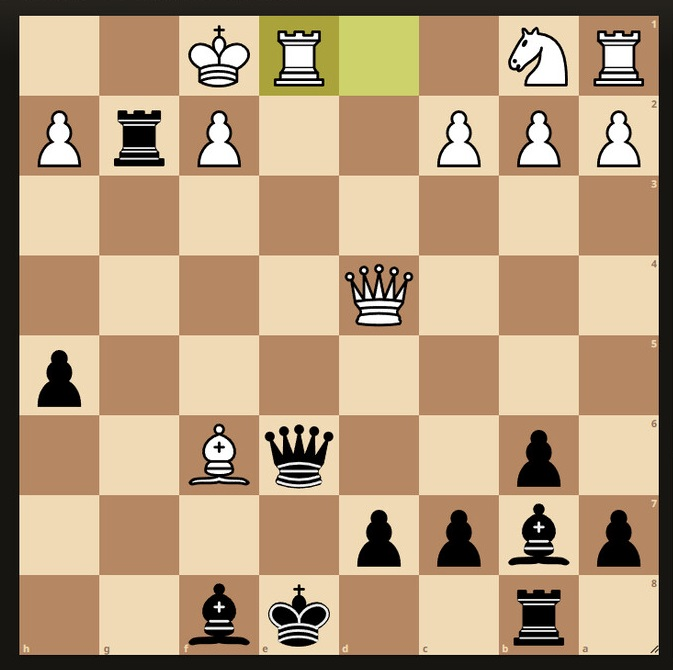
#> input picture Pictures/Captura2.jpg, 673 x 670 px, found by its file name
$ python detectarTablero.py
#> lines starting #> are read from the running program, lines starting #| are printed output that depends on the picture; after the words box and inside, x2 and y2 are one past the last pixel; in counts of white or black regions, pixels touching at a corner belong together
import cv2
import numpy as np

# Cargar la imagen
imagen = cv2.imread('C:\\Users\\sergi\\Desktop\\ProyectoChess\\Pictures\\Captura2.jpg')
#> imagen is the input picture: shape (670, 673, 3); mean B, G, R 123.3, 154.8, 181.9

grises = cv2.cvtColor(imagen, cv2.COLOR_BGR2GRAY)
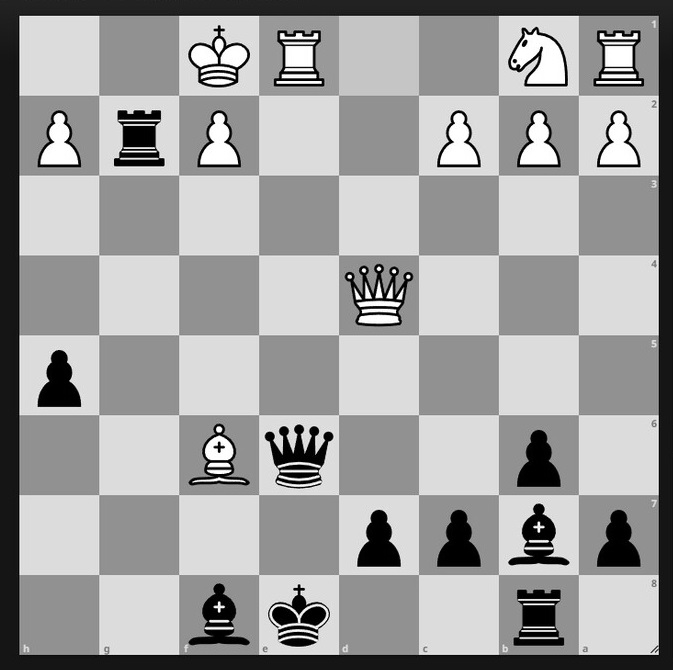
#> grises: shape (670, 673); min 0, max 255, mean 159.3

# Aplicar detección de bordes con Canny
bordes = cv2.Canny(grises, 100, 200)
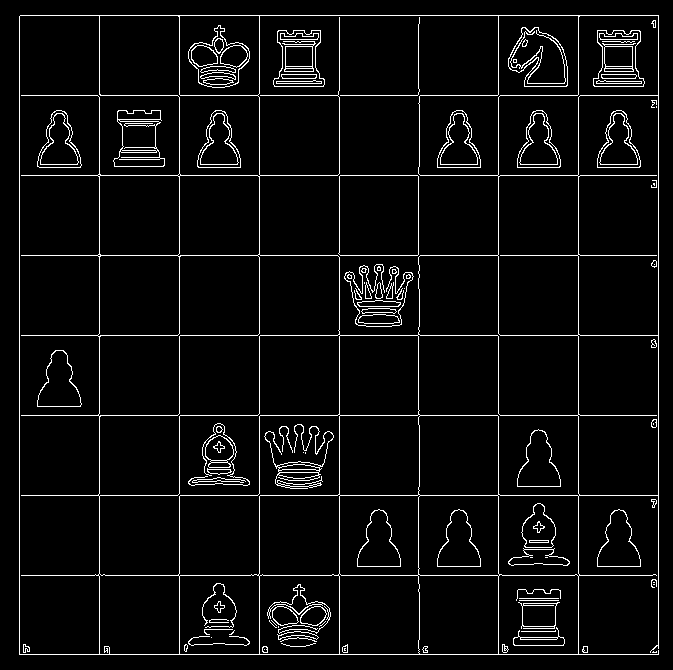
#> bordes: shape (670, 673); 5% white in thin lines or dots

# Aplicar la Transformada de Hough para detección de líneas
lineas = cv2.HoughLinesP(bordes, 1, np.pi/180, threshold=200, minLineLength=100, maxLineGap=10)
#> lineas = 18 rows, first 6: [19, 654, 19, 16], [20, 654, 658, 654], [21, 175, 658, 175], [21, 495, 658, 495], [498, 653, 498, 15], [578, 653, 578, 15]

# Seleccionar las líneas con tamaño similar
if lineas is not None:
    lineas_seleccionadas = []
    for i in range(len(lineas)):
        x1, y1, x2, y2 = lineas[i][0]
        longitud1 = np.sqrt((x2 - x1)**2 + (y2 - y1)**2)
        for j in range(i+1, len(lineas)):
            x3, y3, x4, y4 = lineas[j][0]
            longitud2 = np.sqrt((x4 - x3)**2 + (y4 - y3)**2)

            # Comparar las longitudes de las líneas
            diferencia = np.abs(longitud1 - longitud2)
            umbral = 1  # Establecer el umbral de diferencia de longitud

            if diferencia < umbral:
                lineas_seleccionadas.append(lineas[i])
                lineas_seleccionadas.append(lineas[j])
#> this loop made 18 passes
#> (x1, y1, x2, y2, longitud1) on passes 1 to 12: (19, 654, 19, 16, 638), (20, 654, 658, 654, 638), (21, 175, 658, 175, 637), (21, 495, 658, 495, 637), (498, 653, 498, 15, 638), (578, 653, 578, 15, 638), (21, 575, 658, 575, 637), (21, 95, 658, 95, 637), (20, 15, 658, 15, 638), (339, 653, 339, 17, 636), (21, 255, 658, 255, 637), (179, 653, 179, 16, 637)
#> after the loop, lineas_seleccionadas = 130 items, first 6: [[19, 654, 19, 16]], [[20, 654, 658, 654]], [[19, 654, 19, 16]], [[498, 653, 498, 15]], [[19, 654, 19, 16]], [[578, 653, 578, 15]]

    # Dibujar las líneas seleccionadas en la imagen original
    for linea in lineas_seleccionadas:
        x1, y1, x2, y2 = linea[0]
        cv2.line(imagen, (x1, y1), (x2, y2), (0, 0, 255), 2)
#> this loop made 130 passes
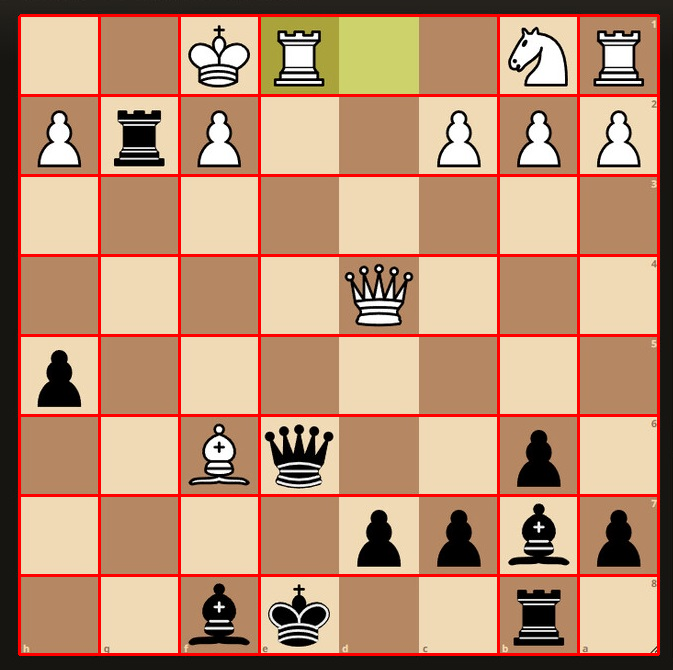
#> imagen: shape (670, 673, 3); 6.71% of pixels changed, all inside (x1, y1, x2, y2) = (18, 14, 660, 656)

# Mostrar la imagen original con las líneas seleccionadas
cv2.imshow('Imagen con líneas seleccionadas', imagen)
cv2.waitKey(0)
cv2.destroyAllWindows()

$ run again, with Pictures/Captura3.jpg copied over Pictures/Captura2.jpg
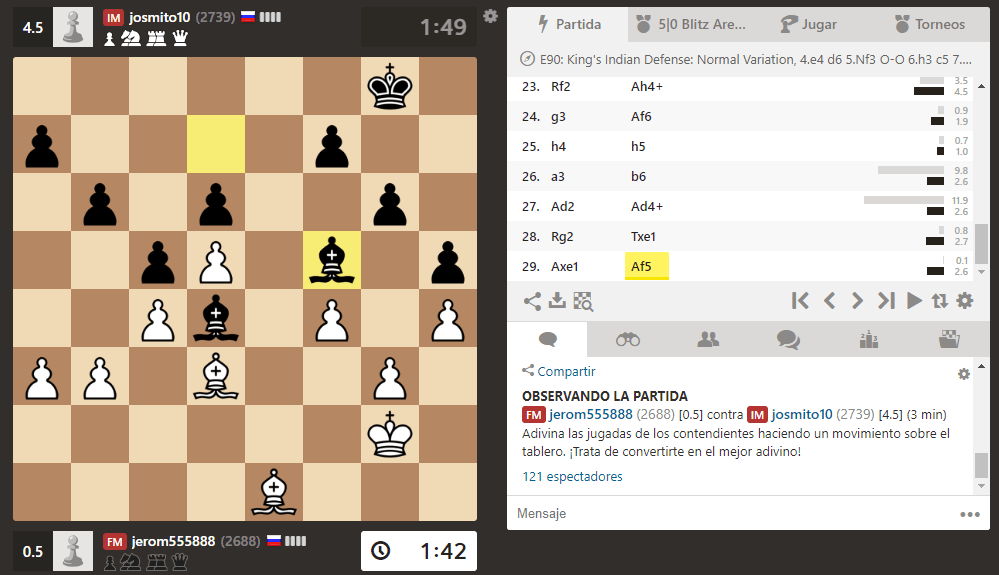
#> input picture Pictures/Captura3.jpg, 999 x 575 px, found by its file name
#> imagen is the input picture: shape (575, 999, 3); mean B, G, R 166, 180.3, 192.7
#> `bordes = cv2.Canny(grises, 100, 200)`:
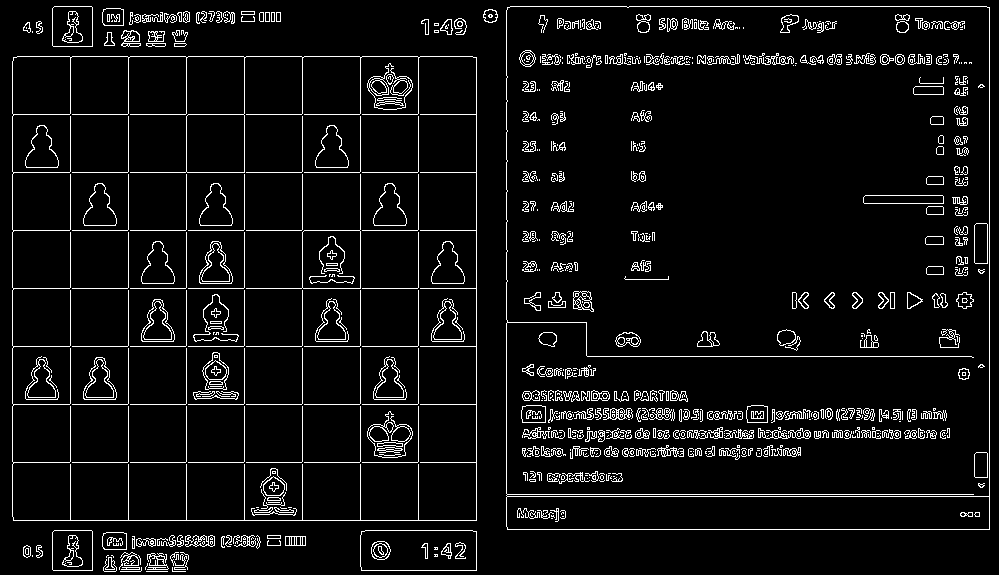
#> bordes: shape (575, 999); 6.2% white in thin lines or dots
#> lineas = 27 rows, first 6: [17, 56, 472, 56], [510, 6, 986, 6], [507, 529, 989, 529], [13, 346, 476, 346], [989, 528, 989, 7], [507, 496, 988, 496]
#> the loop `for i in range(len(lineas)):` made 27 passes
#> (x1, y1, x2, y2, longitud1) on passes 1 to 8: (17, 56, 472, 56, 455), (510, 6, 986, 6, 476), (507, 529, 989, 529, 482), (13, 346, 476, 346, 463), (989, 528, 989, 7, 521), (507, 496, 988, 496, 481), (244, 520, 244, 57, 463), (13, 230, 476, 230, 463)
#> after the loop `for i in range(len(lineas)):`: lineas_seleccionadas = 86 items, first 6: [[17, 56, 472, 56]], [[12, 516, 12, 61]], [[13, 346, 476, 346]], [[244, 520, 244, 57]], [[13, 346, 476, 346]], [[13, 230, 476, 230]]
#> the loop `for linea in lineas_seleccionadas:` made 86 passes
#> after the loop `for linea in lineas_seleccionadas:`:
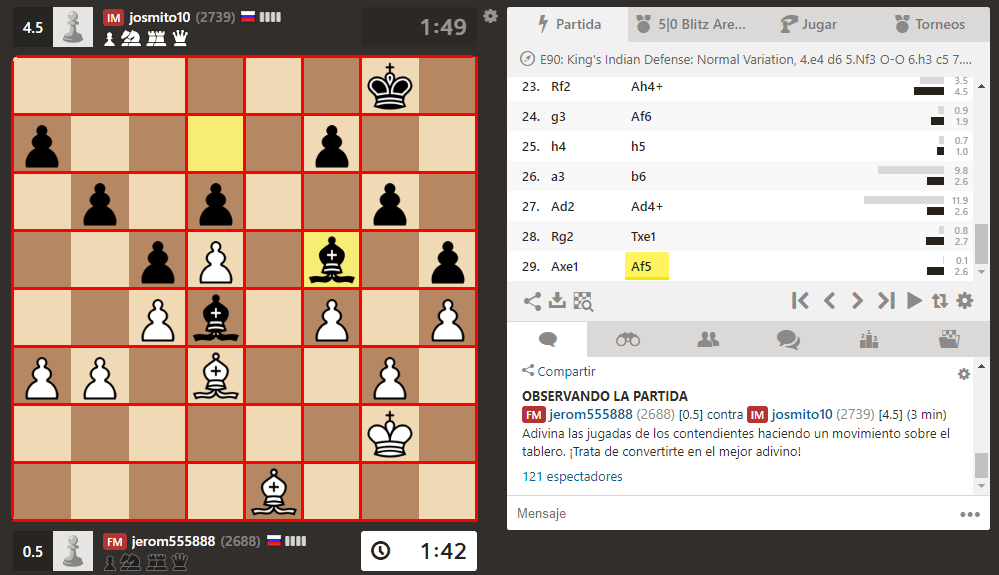
#> imagen: shape (575, 999, 3); 3.57% of pixels changed, all inside (x1, y1, x2, y2) = (11, 55, 478, 522)

$ run again, with Pictures/Captura4.jpg copied over Pictures/Captura2.jpg
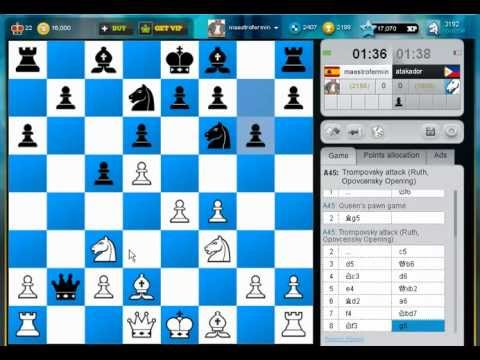
#> input picture Pictures/Captura4.jpg, 480 x 360 px, found by its file name
#> imagen is the input picture: shape (360, 480, 3); mean B, G, R 180, 157.9, 120.7
#> `bordes = cv2.Canny(grises, 100, 200)`:
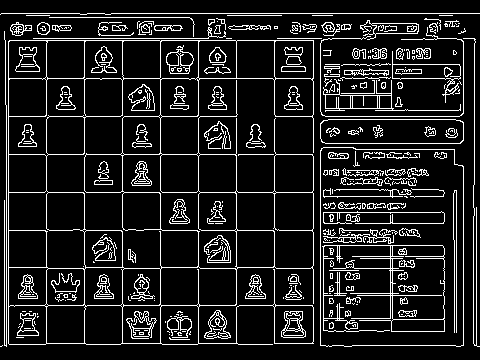
#> bordes: shape (360, 480); 12.5% white in thin lines or dots
#> lineas = 23 rows, first 6: [1, 13, 479, 13], [6, 116, 236, 116], [340, 78, 474, 78], [162, 230, 417, 230], [6, 192, 332, 192], [5, 40, 323, 40]
#> the loop `for i in range(len(lineas)):` made 23 passes
#> (x1, y1, x2, y2, longitud1) on passes 1 to 8: (1, 13, 479, 13, 478), (6, 116, 236, 116, 230), (340, 78, 474, 78, 134), (162, 230, 417, 230, 255), (6, 192, 332, 192, 326), (5, 40, 323, 40, 318), (6, 154, 363, 154, 357), (4, 305, 323, 305, 319)
#> after the loop `for i in range(len(lineas)):`: lineas_seleccionadas = 28 items, first 6: [[6, 192, 332, 192]], [[122, 343, 122, 17]], [[6, 192, 332, 192]], [[160, 343, 160, 17]], [[313, 343, 313, 15]], [[46, 343, 46, 15]]
#> the loop `for linea in lineas_seleccionadas:` made 28 passes
#> after the loop `for linea in lineas_seleccionadas:`:
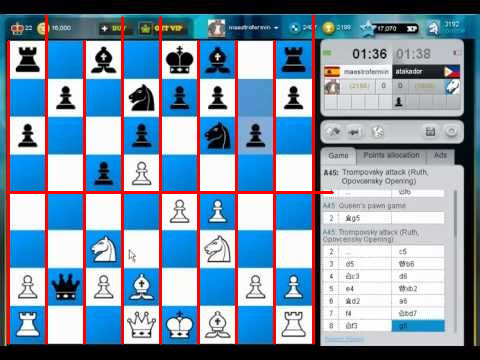
#> imagen: shape (360, 480, 3); 5.44% of pixels changed, all inside (x1, y1, x2, y2) = (5, 14, 334, 345)

$ run again, with Pictures/Captura5.jpg copied over Pictures/Captura2.jpg
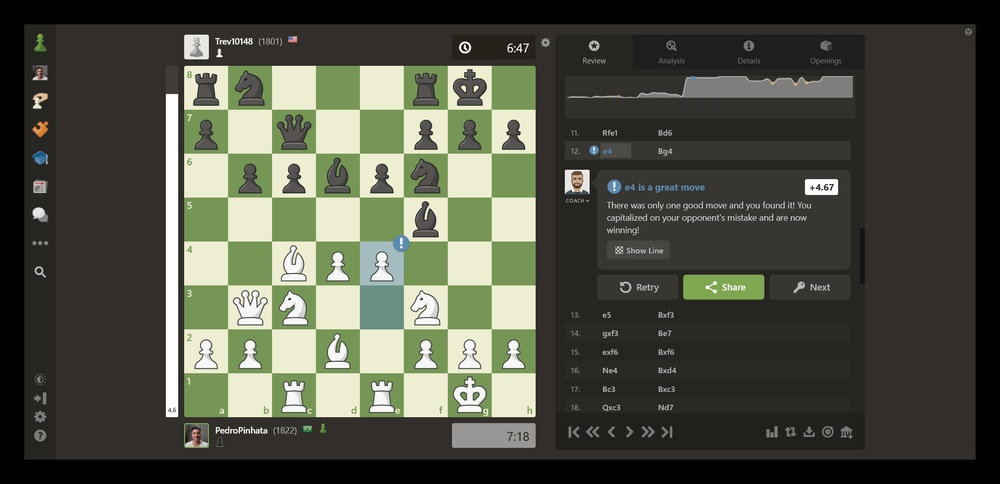
#> input picture Pictures/Captura5.jpg, 1000 x 484 px, shrunk from 2020 x 978 before the run, found by its file name
#> imagen is the input picture: shape (484, 1000, 3); mean B, G, R 67.2, 79.4, 77.1
#> `bordes = cv2.Canny(grises, 100, 200)`:
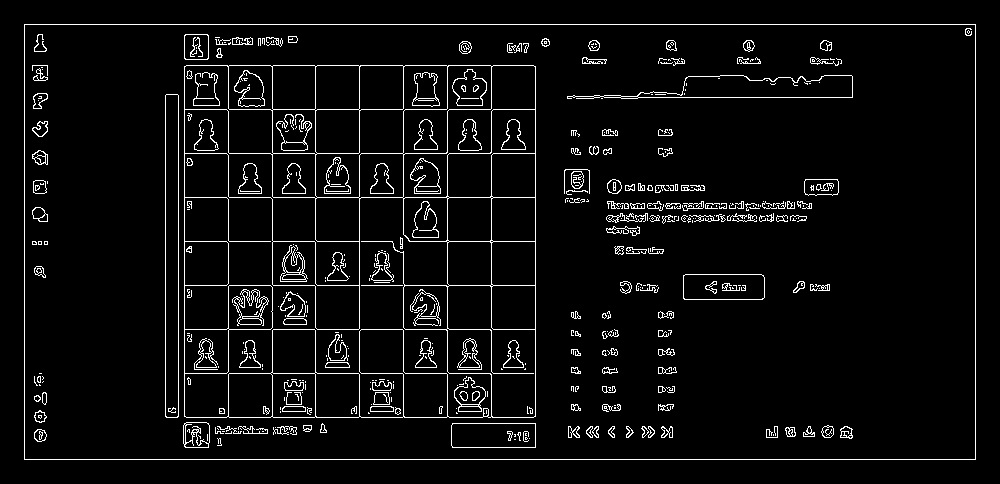
#> bordes: shape (484, 1000); 4.9% white in thin lines or dots, all inside (x1, y1, x2, y2) = (24, 24, 976, 460)
#> lineas = 25 rows, first 6: [24, 459, 975, 459], [24, 24, 975, 24], [975, 458, 975, 25], [24, 458, 24, 25], [178, 285, 535, 285], [178, 373, 535, 373]
#> the loop `for i in range(len(lineas)):` made 25 passes
#> (x1, y1, x2, y2, longitud1) on passes 1 to 8: (24, 459, 975, 459, 951), (24, 24, 975, 24, 951), (975, 458, 975, 25, 433), (24, 458, 24, 25, 433), (178, 285, 535, 285, 357), (178, 373, 535, 373, 357), (178, 153, 535, 153, 357), (535, 447, 535, 66, 381)
#> after the loop `for i in range(len(lineas)):`: lineas_seleccionadas = 44 items, first 6: [[24, 459, 975, 459]], [[24, 24, 975, 24]], [[975, 458, 975, 25]], [[24, 458, 24, 25]], [[178, 285, 535, 285]], [[178, 373, 535, 373]]
#> the loop `for linea in lineas_seleccionadas:` made 44 passes
#> after the loop `for linea in lineas_seleccionadas:`:
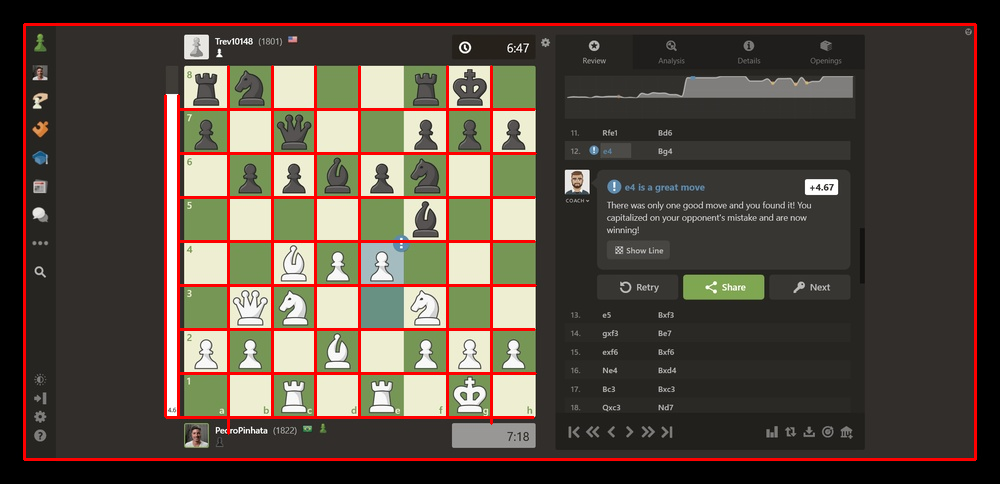
#> imagen: shape (484, 1000, 3); 5.13% of pixels changed, all inside (x1, y1, x2, y2) = (23, 23, 977, 461)
